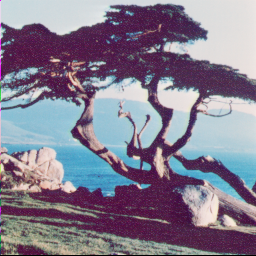
%> input picture 4.1.06.tiff, 256 x 256 px
$ octave proj_3_2_1.m   (GNU Octave 9; MATLAB toolbox functions it lacks are replaced by stand-ins)
%> lines starting %> are read from the running program, lines starting %| are printed output that depends on the picture
I=imread('4.1.06.tiff'); %Read in image
%> I is the input picture: size 256x256x3 uint8; mean R, G, B 132.2, 124.9, 143.3

%imshow(I); title ('Original Image')%Display image
%in_img = imresize(I,[128 128]);
in_img = rgb2gray(I);
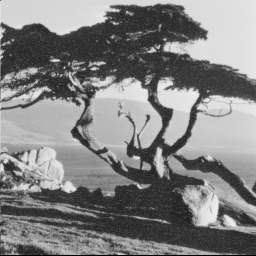
%> in_img: size 256x256 uint8; min 0, max 237, mean 129.2
in_img = im2double(in_img);
%> in_img: size 256x256 double
[m n]=size(in_img);
%> m = 256; n = 256

imgn=zeros(m,n);
for i=0:m/2:m/2
for j=0:n/2:n/2
 [LL LH HL HH]=haar_dwt2D(in_img(i+1:i+m/2,j+1:j+n/2)); %Decomposing four images after a layer of decomposition
 imgn(i+1:i+m/2,j+1:j+n/2)=[LL LH;HL HH];

end
end
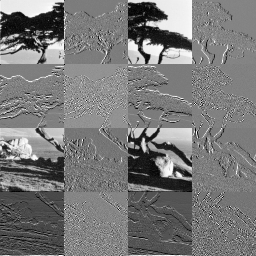
%> imgn: size 256x256 double; min 0, max 1, mean 0.474
imshow(imgn)
